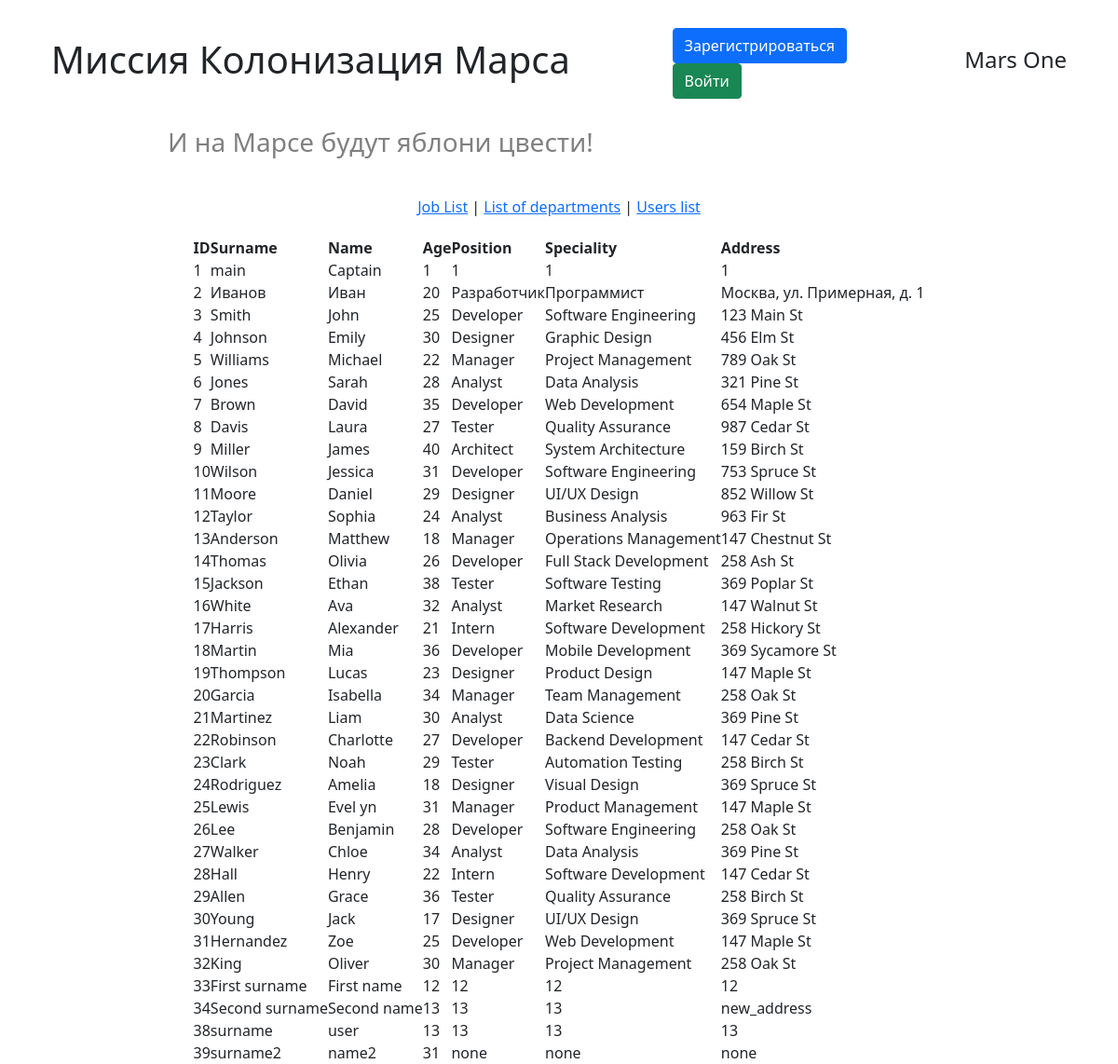
The app's page /user_list, older data.
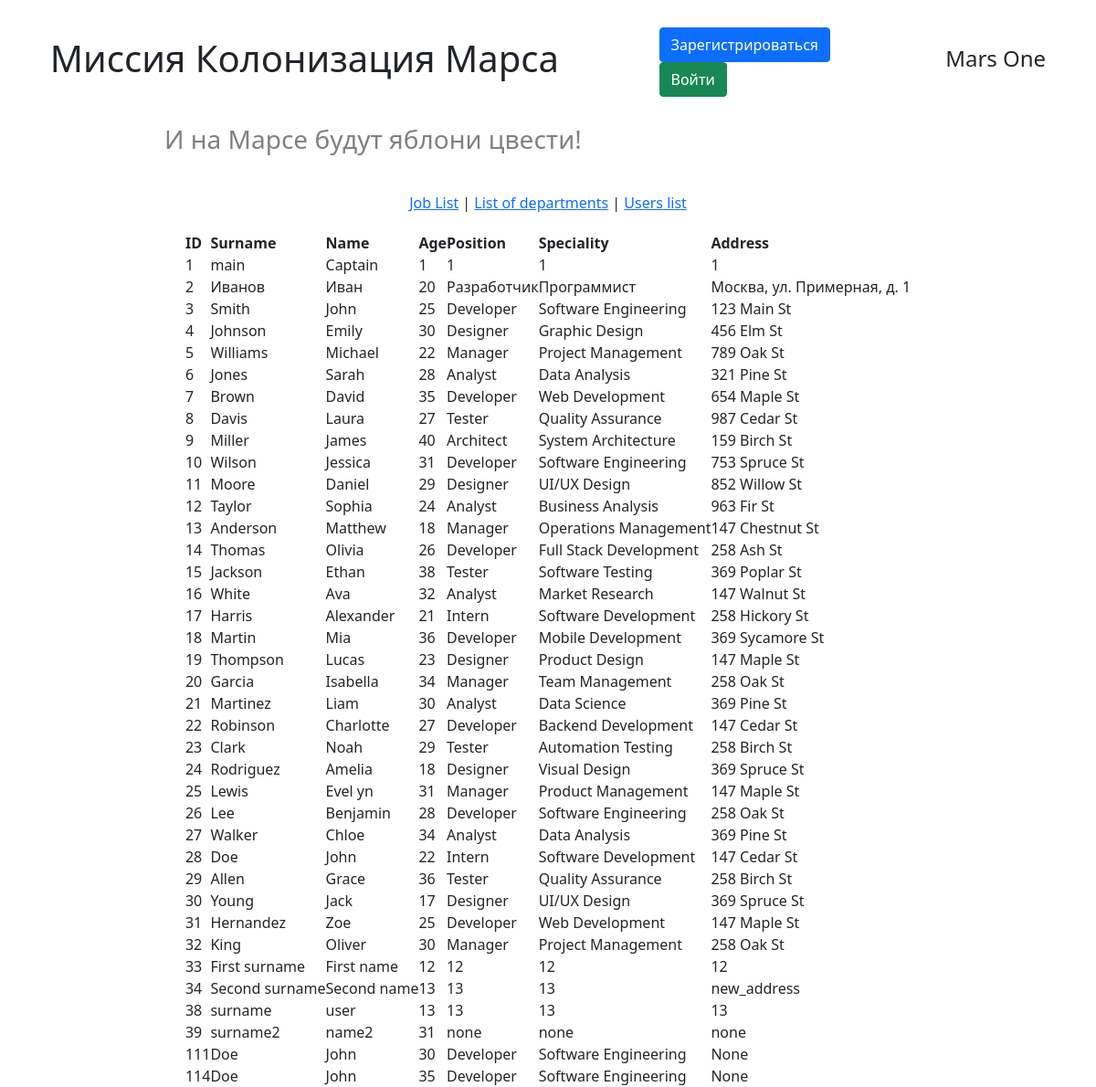
The same page, newer data.
### data/users.py (models this page shows, shortened)
class User(SqlAlchemyBase, UserMixin):
    __tablename__ = 'users'
    id = sqlalchemy.Column(sqlalchemy.Integer, primary_key=True, autoincrement=True)
    surname = sqlalchemy.Column(sqlalchemy.String, nullable=True)
    name = sqlalchemy.Column(sqlalchemy.String, nullable=True)
    age = sqlalchemy.Column(sqlalchemy.Integer, nullable=True)
    position = sqlalchemy.Column(sqlalchemy.String, nullable=True)
    speciality = sqlalchemy.Column(sqlalchemy.String, nullable=True)
    address = sqlalchemy.Column(sqlalchemy.String, nullable=True)
    email = sqlalchemy.Column(sqlalchemy.String, index=True, unique=True, nullable=True)
    hashed_password = sqlalchemy.Column(sqlalchemy.String, nullable=True)
    modified_date = sqlalchemy.Column(sqlalchemy.DateTime, default=datetime.datetime.now)
    news = orm.relationship("News", back_populates='user')

### main.py (the view)
@app.route('/user_list')
def get_user_list():
    db_sess = db_session.create_session()
    users = db_sess.query(User).all()
    return render_template('user_list.html', users=users)

### data/db_session.py (called while the page is built)
def create_session() -> Session:
    global __factory
    return __factory()

### templates/user_list.html
{% extends "base.html" %}
{% block content %}
<table>
    <thead>
        <tr>
            <th>ID</th>
            <th>Surname</th>
            <th>Name</th>
            <th>Age</th>
            <th>Position</th>
            <th>Speciality</th>
            <th>Address</th>
        </tr>
    </thead>
{% for user in users %}
    <tr>
        <td>{{ user.id }}</td>
        <td>{{ user.surname }}</td>
        <td>{{ user.name }}</td>
        <td>{{ user.age }}</td>
        <td>{{ user.position }}</td>
        <td>{{ user.speciality }}</td>
        <td>{{ user.address }}</td>
    </tr>
{% endfor %}
</table>
{% endblock %}

### templates/base.html (shortened to what this page needs)
<!DOCTYPE html>
<html lang="ru">
<head>
    <link rel="stylesheet"
    href="https://cdn.jsdelivr.net/npm/bootstrap@5.0.0-beta1/dist/css/bootstrap.min.css"
>
    <link rel="stylesheet" href="{{ url_for('static', filename='css/style.css')}}">
</head>
<body>
    <header>
        <h1>Миссия Колонизация Марса</h1>
        {% if current_user.is_authenticated %}
        <h5> User:
            <a class="navbar-brand" href="/logout">{{ current_user.name }}</a>
        </h5>
        {% else %}
            <div class="auth_buttons">
                <a class="btn btn-primary " href="/register">Зарегистрироваться</a>
                <a class="btn btn-success" href="/login">Войти</a>
            </div>
        {% endif %}
        <h4>Mars One</h4>
    </header>
    <h3 class="second_header_text">И на Марсе будут яблони цвести!</h3>
    <main>
        <nav>
            <a href="/jobs_list">Job List</a> |
            <a href="/list_of_departments">List of departments</a> |
            <a href="/user_list">Users list</a>
        </nav>
        {% block content %}{% endblock %}
    </main>
</body>
</html>

### static/css/style.css (style rules this page uses)
* { margin: 0px; padding: 0px; font-family: 'Segoe UI', Tahoma, Geneva, Verdana, sans-serif; }
header { display: flex; justify-content: space-around; align-items: center; margin-top: 30px; width: 100%; }
main { display: flex; flex-direction: column; align-items: center; height: 100vh; margin-top: 20px; }
nav { margin: 20px; }
.auth_buttons { display: flex; align-items: center; flex-wrap: wrap; justify-content: space-between; width: 17%; }
.second_header_text { color: grey; margin-top: 30px; margin-left: 15vw; }

Row changes from the older to the newer data that the page shows:
changed User id 28: surname "Hall" → "Doe"; name "Henry" → "John"
added User: id "111", surname "Doe", name "John", age "30", position "Developer", speciality "Software Engineering", address "None"
added User: id "114", surname "Doe", name "John", age "35", position "Developer", speciality "Software Engineering", address "None"
